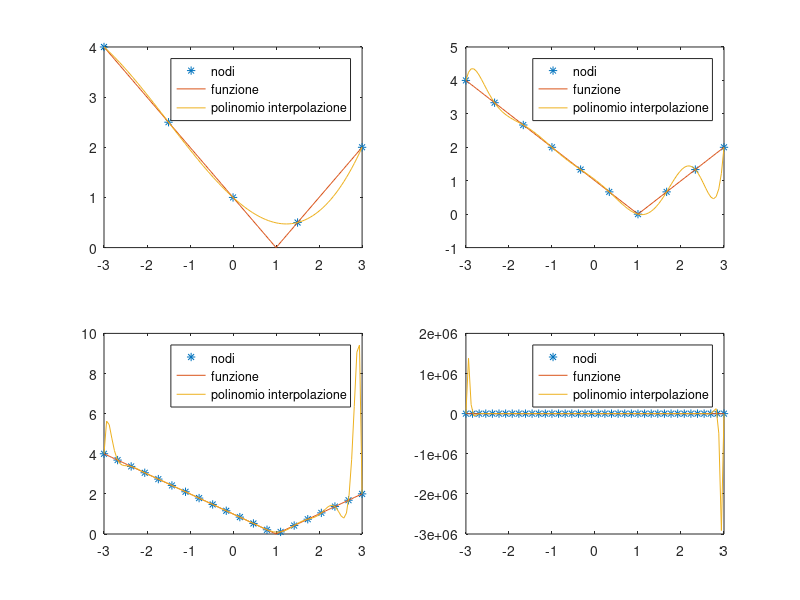
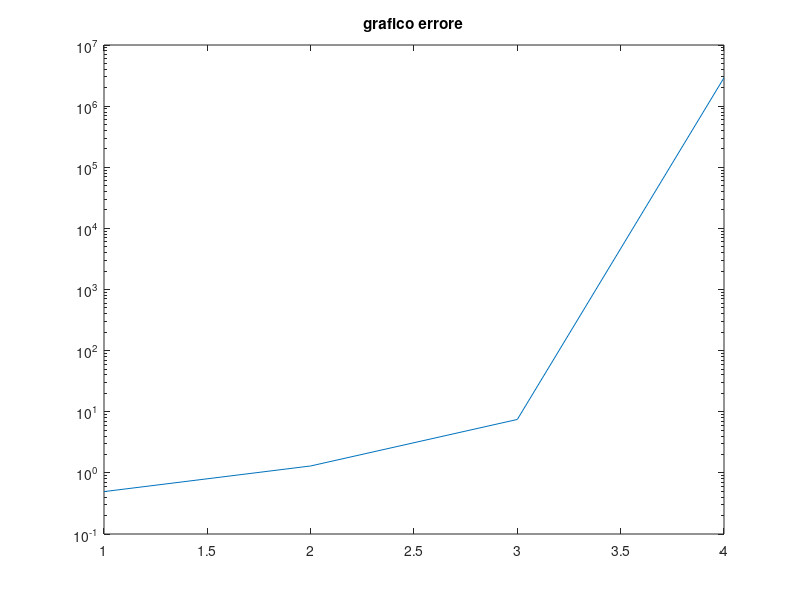

Write the MATLAB code that produced these figures, in order.
close all
clear
clc

a = -3;
b = 3;
f = @(x) abs(x-1);
k = 0;
for n = [5 10 20 40]
    nodi = linspace(a,b,n);
    y = f(nodi)';
    van = vander(nodi);
    coeff = van\y;
    x = linspace(a,b);
    funzione = f(x);
    fp = polyval(coeff,x);
    k = k+1;
    subplot(2,2,k);
    title("k = "+k);
    plot(nodi,y,'*');
    hold on
    plot(x,funzione);
    plot(x,fp);
    legend("nodi","funzione","polinomio interpolazione");
    err(k) = norm(funzione-fp,"inf");
end

figure
semilogy(1:k,err);
title("grafico errore");
